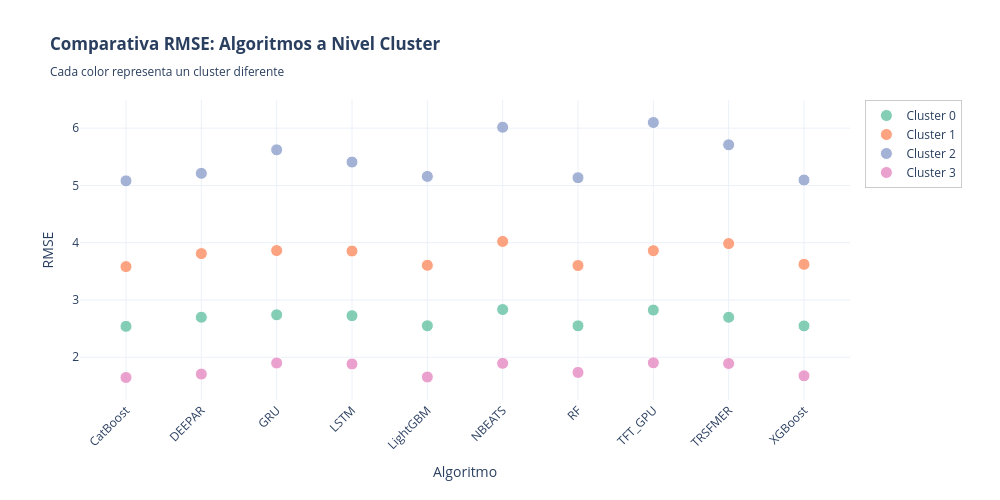

The notebook cell saved with this chart:
### Code cell
# ============================================================================
# GRÁFICO SCATTER: ALGORITMOS vs MÉTRICA - POR CLUSTER (NDetalle == 'Cluster')
# ============================================================================

print("\n" + "="*100)
print("📊 GRÁFICO SCATTER: RMSE POR ALGORITMO - NIVEL CLUSTER")
print("="*100)

import plotly.graph_objects as go
import plotly.express as px

# PARÁMETRO: Métrica a visualizar
METRICA_CLUSTER = 'RMSE'

# Obtener datos a nivel CLUSTER (NDetalle == 'Cluster', Producto IS NULL)
df_cluster_nivel = df_resultados_consolidados[
    (df_resultados_consolidados['NDetalle'] == 'Cluster') &
    (df_resultados_consolidados['Producto'].isna())
].copy()

# Filtrar algoritmos a excluir
df_cluster_nivel = df_cluster_nivel[~df_cluster_nivel['Algoritmo'].isin(['NAIVE', 'MEDIA7'])].copy()

if df_cluster_nivel.empty:
    print("⚠️ No hay datos a nivel Cluster sin Producto")
else:
    # Crear figura
    fig_cluster_scatter = go.Figure()
    
    # Colores para los clusters
    colores_clusters = px.colors.qualitative.Set2
    
    # Obtener clusters únicos
    clusters_unicos_nivel = sorted(df_cluster_nivel['Cluster'].unique())
    
    # Mapeo de colores para cada cluster
    color_map_cluster = {cluster: colores_clusters[idx % len(colores_clusters)] 
                         for idx, cluster in enumerate(clusters_unicos_nivel)}
    
    # Obtener algoritmos únicos ordenados alfabéticamente
    algoritmos_nivel = sorted(df_cluster_nivel['Algoritmo'].unique())
    
    # Agregar puntos para cada cluster
    for cluster in clusters_unicos_nivel:
        df_cluster_data = df_cluster_nivel[df_cluster_nivel['Cluster'] == cluster]
        
        fig_cluster_scatter.add_trace(
            go.Scatter(
                x=df_cluster_data['Algoritmo'],
                y=df_cluster_data[METRICA_CLUSTER],
                mode='markers',
                name=f'Cluster {int(cluster)}',
                marker=dict(
                    size=12,
                    color=color_map_cluster[cluster],
                    symbol='circle',
                    opacity=0.8,
                    line=dict(color='white', width=1)
                ),
                hovertemplate=f'<b>Cluster {int(cluster)}</b><br>%{{x}}<br>{METRICA_CLUSTER}: %{{y:.4f}}<extra></extra>'
            )
        )
    
    # Configurar layout
    fig_cluster_scatter.update_layout(
        title=f'<b>Comparativa {METRICA_CLUSTER}: Algoritmos a Nivel Cluster</b><br><sub>Cada color representa un cluster diferente</sub>',
        xaxis_title='Algoritmo',
        yaxis_title=f'{METRICA_CLUSTER}',
        height=500,
        width=1000,
        template='plotly_white',
        hovermode='closest',
        legend=dict(
            orientation='v',
            yanchor='top',
            y=1,
            xanchor='left',
            x=1.02,
            bgcolor='rgba(255, 255, 255, 0.8)',
            bordercolor='rgba(0, 0, 0, 0.2)',
            borderwidth=1
        ),
        xaxis=dict(
            tickangle=-45,
            categoryorder='array',
            categoryarray=list(algoritmos_nivel)
        ),
        margin=dict(b=100, r=150)
    )
    
    fig_cluster_scatter.show()
    
    print(f"\n✅ Gráfico generado:")
    print(f"   - Métrica: {METRICA_CLUSTER}")
    print(f"   - Algoritmos: {len(algoritmos_nivel)}")
    print(f"   - Clusters: {len(clusters_unicos_nivel)}")

### Figure 1 — Plotly figure (JSON) as saved in the notebook; plotly's stock layout.template omitted (floating-point values rounded to 4 significant figures)
{"data": [{"hovertemplate": "<b>Cluster 0</b><br>%{x}<br>RMSE: %{y:.4f}<extra></extra>", "marker": {"color": "rgb(102,194,165)", "line": {"color": "white", "width": 1}, "opacity": 0.8, "size": 12, "symbol": "circle"}, "mode": "markers", "name": "Cluster 0", "type": "scatter", "x": ["XGBoost", "LightGBM", "GRU", "NBEATS", "TRSFMER", "CatBoost", "LSTM", "TFT_GPU", "DEEPAR", "RF"], "y": [2.548, 2.549, 2.741, 2.833, 2.698, 2.54, 2.726, 2.824, 2.699, 2.549]}, {"hovertemplate": "<b>Cluster 1</b><br>%{x}<br>RMSE: %{y:.4f}<extra></extra>", "marker": {"color": "rgb(252,141,98)", "line": {"color": "white", "width": 1}, "opacity": 0.8, "size": 12, "symbol": "circle"}, "mode": "markers", "name": "Cluster 1", "type": "scatter", "x": ["XGBoost", "LightGBM", "GRU", "NBEATS", "TRSFMER", "CatBoost", "LSTM", "TFT_GPU", "DEEPAR", "RF"], "y": [3.623, 3.606, 3.862, 4.022, 3.984, 3.583, 3.855, 3.861, 3.81, 3.602]}, {"hovertemplate": "<b>Cluster 2</b><br>%{x}<br>RMSE: %{y:.4f}<extra></extra>", "marker": {"color": "rgb(141,160,203)", "line": {"color": "white", "width": 1}, "opacity": 0.8, "size": 12, "symbol": "circle"}, "mode": "markers", "name": "Cluster 2", "type": "scatter", "x": ["XGBoost", "LightGBM", "GRU", "NBEATS", "TRSFMER", "CatBoost", "LSTM", "TFT_GPU", "DEEPAR", "RF"], "y": [5.095, 5.158, 5.621, 6.017, 5.709, 5.08, 5.408, 6.099, 5.211, 5.135]}, {"hovertemplate": "<b>Cluster 3</b><br>%{x}<br>RMSE: %{y:.4f}<extra></extra>", "marker": {"color": "rgb(231,138,195)", "line": {"color": "white", "width": 1}, "opacity": 0.8, "size": 12, "symbol": "circle"}, "mode": "markers", "name": "Cluster 3", "type": "scatter", "x": ["XGBoost", "LightGBM", "GRU", "NBEATS", "TRSFMER", "CatBoost", "LSTM", "TFT_GPU", "DEEPAR", "RF"], "y": [1.676, 1.655, 1.9, 1.895, 1.891, 1.647, 1.883, 1.903, 1.706, 1.735]}], "layout": {"height": 500, "hovermode": "closest", "legend": {"bgcolor": "rgba(255, 255, 255, 0.8)", "bordercolor": "rgba(0, 0, 0, 0.2)", "borderwidth": 1, "orientation": "v", "x": 1.02, "xanchor": "left", "y": 1, "yanchor": "top"}, "margin": {"b": 100, "r": 150}, "title": {"text": "<b>Comparativa RMSE: Algoritmos a Nivel Cluster</b><br><sub>Cada color representa un cluster diferente</sub>"}, "width": 1000, "xaxis": {"categoryarray": ["CatBoost", "DEEPAR", "GRU", "LSTM", "LightGBM", "NBEATS", "RF", "TFT_GPU", "TRSFMER", "XGBoost"], "categoryorder": "array", "tickangle": -45, "title": {"text": "Algoritmo"}}, "yaxis": {"title": {"text": "RMSE"}}}}
